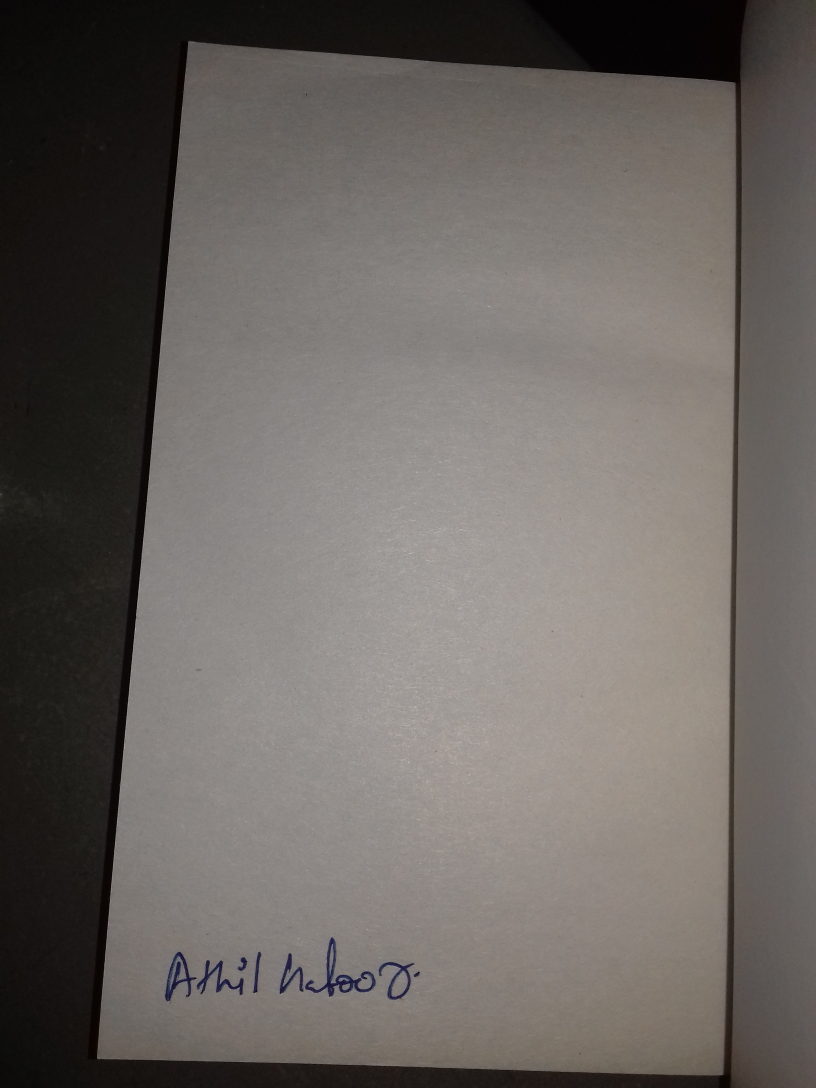
#> input picture sample_image.jpg, 2448 x 3264 px (shown at 1/3 size)
$ jupyter execute improved_edge.ipynb
#> lines starting #> are read from the running program, lines starting #| are printed output that depends on the picture; after the words box and inside, x2 and y2 are one past the last pixel; in counts of white or black regions, pixels touching at a corner belong together
[cell 1]
#!/usr/bin/env python3
# book_id, alpha release
# Copyright 2018, Dextro Labs

[cell 2]
# import the serious stuff
import numpy as np
import cv2
import imutils
import matplotlib.pyplot as plt
import sys # replace this with argparse

[cell 3]
# essential variables
sigma = 0.33
image_path = "sample_image.jpg"

[cell 4]
# preprocess the image
input_image = cv2.imread(image_path)
#> input_image is the input picture: shape (3264, 2448, 3); mean B, G, R 97.1, 101.1, 106.4
height_ratio = input_image.shape[0] / 500
#> height_ratio = 6.53
resized_image = imutils.resize(input_image, height = 500)
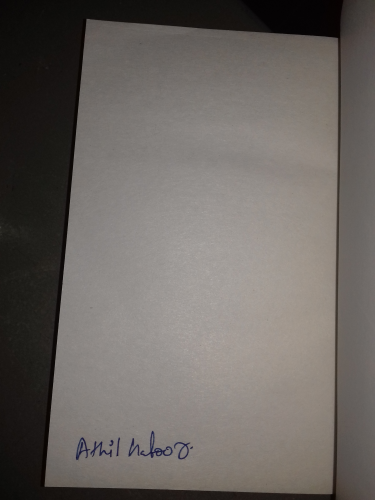
#> resized_image: shape (500, 375, 3); mean B, G, R 97.1, 101.1, 106.4

gray_image = cv2.cvtColor(resized_image, cv2.COLOR_BGR2GRAY)
blurred_image = cv2.GaussianBlur(gray_image, (5, 5), 0)

[cell 5]
# detect edges
image_median = np.median(blurred_image)
#> image_median = 121
lower_threshold = int(max(0, (1.0 - sigma) * image_median))
#> lower_threshold = 81
upper_threshold = int(min(255, (1.0 + sigma) * image_median))
#> upper_threshold = 160

edges = cv2.Canny(gray_image, lower_threshold, upper_threshold)
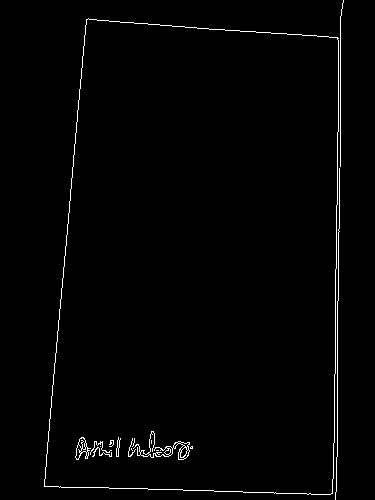
#> edges: shape (500, 375); 1.4% white in thin lines or dots, all inside (x1, y1, x2, y2) = (44, 0, 344, 500)
plt.imshow(edges)

[cell 6]
# find corners
corners = cv2.cornerHarris(edges, 2, 3, 0.04)
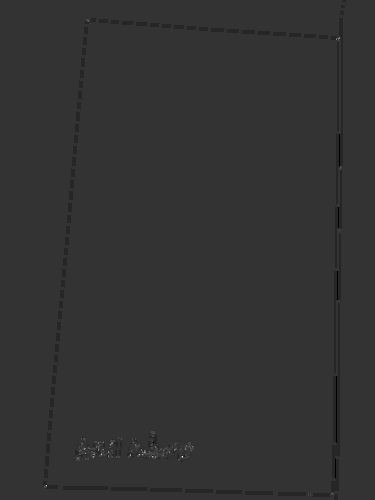
#> corners: shape (500, 375) float32; min -0.04, max 0.16, mean -0.000273; drawn with min black and max white
plt.imshow(corners)

[cell 7]
dilated_corners = cv2.dilate(corners, None)
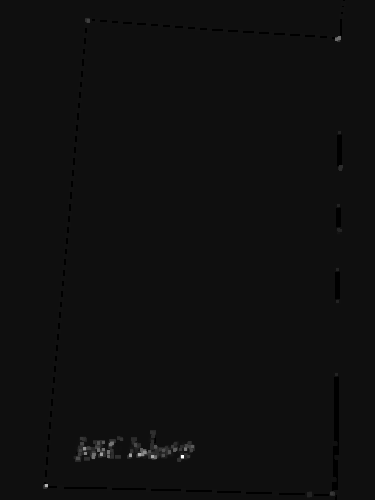
#> dilated_corners: shape (500, 375) float32; min -0.01, max 0.16, mean 0.000167; drawn with min black and max white
plt.imshow(dilated_corners)
